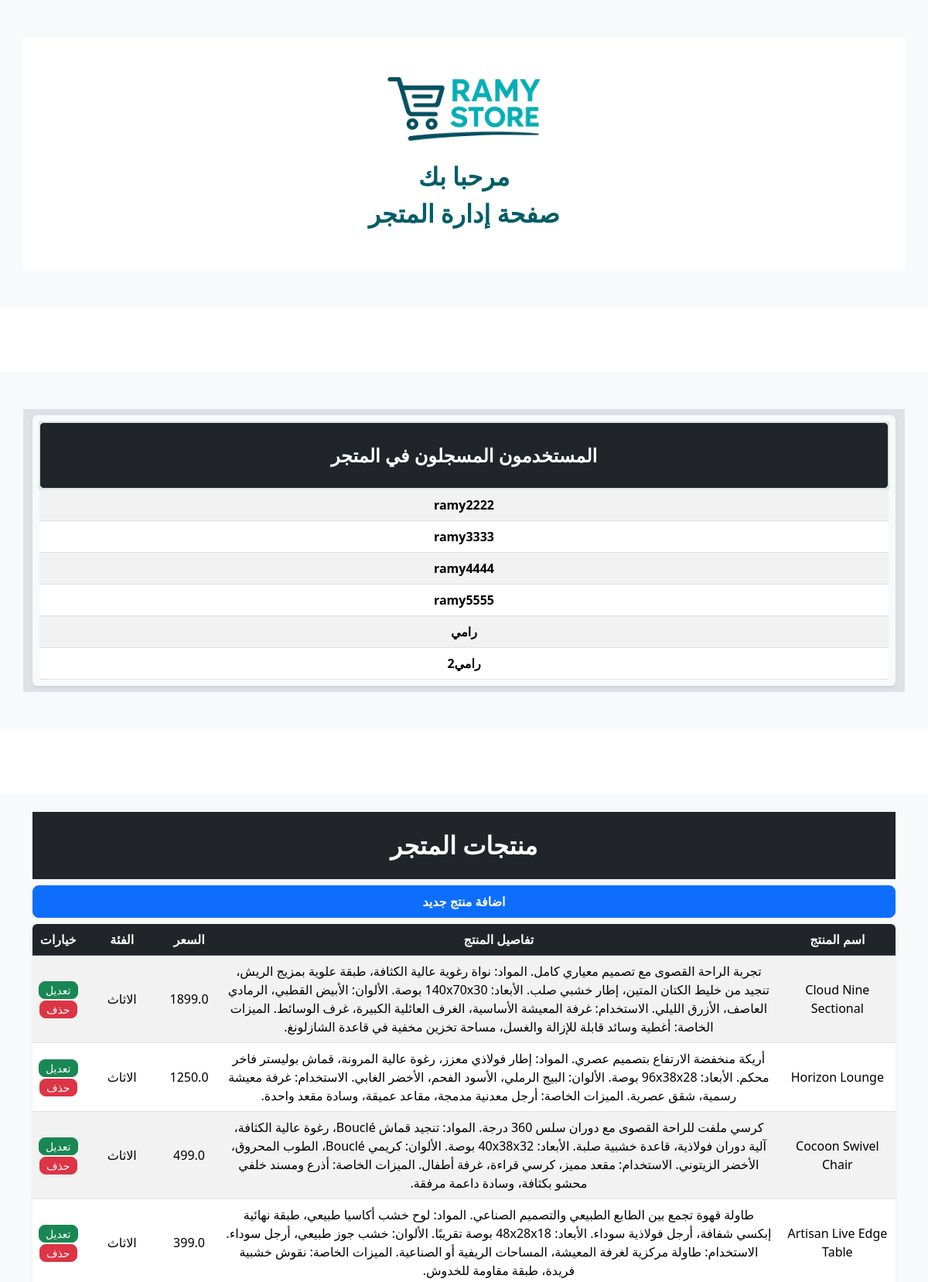
The page /admin/ (signed in, upper part) on the database its author committed.
### tables this page shows
CREATE TABLE user (
  id INTEGER PRIMARY KEY AUTOINCREMENT,
  username TEXT UNIQUE NOT NULL,
  password TEXT NOT NULL
);

CREATE TABLE products (
    product_id   INTEGER PRIMARY KEY AUTOINCREMENT,
    name         TEXT    NOT NULL,
    price        REAL    NOT NULL,
    image_url        TEXT    NOT NULL,
    category     TEXT    NOT NULL,
    details      TEXT
);

### Ramy_Store/admin.py (the view)
@bp.route('/')
@login_required
def index():
    db = get_db()
    user_name = db.execute("SELECT username FROM user WHERE id = ?", (g.user['id'],)).fetchone()
    users = db.execute("SELECT username FROM user").fetchall()
    products = db.execute(
        'SELECT product_id,name, price, category, details'
        ' FROM products'
    ).fetchall()
    return render_template("admin/index.html", user_name=user_name, users=users, products=products)

### Ramy_Store/auth.py (called while the page is built)
@bp.before_app_request
def load_logged_in_user():
    user_id = session.get('user_id')
    if user_id is None:
        g.user = None
    else:
        g.user = get_db().execute(
            'SELECT * FROM user WHERE id = ?', (user_id,)
        ).fetchone()

def login_required(view):
    @functools.wraps(view)
    def wrapped_view(**kwargs):
        if g.user is None:
            return redirect(url_for('auth.login'))
        return view(**kwargs)
    return wrapped_view

### Ramy_Store/db.py (called while the page is built)
def get_db():
    if 'db' not in g:
        g.db = sqlite3.connect(
            current_app.config['DATABASE'],
            detect_types=sqlite3.PARSE_DECLTYPES
        )
        g.db.row_factory = sqlite3.Row
    return g.db

### Ramy_Store/templates/admin/index.html (shortened to what this page needs)
<!DOCTYPE html>
<html lang="ar" dir="rtl">
<head>
    <link rel="stylesheet" href="{{ url_for('static', filename='css/bootstrap.min.css') }}">
</head>
<body dir="rtl" class="bg-light">
    <div class="container my-5" style="background-color: #FFFFFF;">
        <div class="logo-container" style="background-color: #FFFFFF;">
            <a href="{{url_for('store.index')}}">
                <img src="{{ url_for('static', filename='images/logo.png') }}" alt="Logo">
            </a>
            <div class="logo-text" style="color: #005d66;">
                <span class="fs-2">مرحبا بك</span> <br> صفحة إدارة المتجر
            </div>
        </div>
    </div>
    <div class="section-divider">
        <svg viewBox="0 0 1440 100">
            <path fill="#ffffff" d="M0,0 L1440,0 L1440,100 L0,100 Z"></path>
        </svg>
    </div>
    <section class="container-fluid py-5 bg-light" style="background-color: #dee2e6;">
        <div class="container py-2" style="background-color: #dee2e6;">
            <div class="table-responsive shadow-sm rounded  p-2 bg-light">
                <table class="table table-striped table-hover align-middle mb-0">
                    <thead class="table-dark text-center">
                        <tr>
                            <th scope="col" class="border border-2 rounded-3 py-4 fs-4"
                                style="color:#FFFFFF; font-weight:bold;">المستخدمون المسجلون في المتجر
                            </th>
                        </tr>
                    </thead>
                    <tbody class="text-center">
                        {% for user in users %}
                        <tr>
                            <td class="fw-bold">{{user['username']}}</td>
                        </tr>
                        {% endfor %}
                    </tbody>
                </table>
            </div>
        </div>
    </section>
    <div class="section-divider">
        <svg viewBox="0 0 1440 100">
            <path fill="#ffffff" d="M0,0 L1440,0 L1440,100 L0,100 Z"></path>
        </svg>
    </div>
    <section class="container-fluid py-4 bg-light">
        <div class="container">
            <div class="container-fluid bg-dark">
                <h2 class="text-center h5 py-4" style="color:#FFFFFF; font-weight: 700; font-size:2rem;">منتجات المتجر
                </h2>
            </div>
            <a href="{{ url_for('admin.create_product') }}"
                class="d-block w-100 text-center h5 py-2 rounded-3 btn btn-primary text-decoration-none"
                style="color:#FFFFFF; font-weight:700; font-size:medium;">
                اضافة منتج جديد
            </a>
            <div class="table-responsive shadow-sm rounded">
                <table class="table table-striped table-hover align-middle mb-0">
                    <thead class="table-dark text-center">
                        <tr>
                            <th scope="col">اسم المنتج</th>
                            <th scope="col">تفاصيل المنتج</th>
                            <th scope="col">السعر</th>
                            <th scope="col">الفئة</th>
                            <th scope="col">خيارات</th>
                        </tr>
                    </thead>
                    <tbody class="text-center">
                        {% for p in products%}
                        <tr>
                            <td>{{ p['name'] }}</td>
                            <td>{{ p['details'] }}</td>
                            <td>{{ p['price'] }}</td>
                            <td>{{ p['category'] | translate_category }}</td>
                            <td>
                                <a href="{{ url_for('admin.edit_product', product_id=p['product_id']) }}"
                                    class="btn btn-sm rounded-3 py-0 btn-success text-decoration-none">تعديل</a>
                                <div class="col-auto">
                                    <form id="delete-form-{{ p['product_id'] }}" class="delete-form"
                                        action="{{ url_for('admin.delete_product', product_id=p['product_id']) }}"
                                        method="POST">
                                        <button type="button" class="btn btn-sm rounded-3 py-0 btn-danger"
                                            data-bs-toggle="modal"
                                            data-bs-target="#confirmDeleteModal-{{ p['product_id'] }}">
                                            حذف
                                        </button>
                                    </form>
                                </div>
                            </td>
                        </tr>
                        {% endfor %}
                    </tbody>
                </table>
            </div>
        </div>
    </section>
</body>
</body>
</html>

### Ramy_Store/templates/admin/index.html (style rules this page uses)
.logo-container { background-color: #212529; color: white; text-align: center; padding: 50px; border-radius: 15px; }
.logo-container img { max-width: 200px; margin-bottom: 20px; }
.logo-text { font-size: 2rem; font-weight: bold; }

### rows shown on the page
user: username "ramy2222"
user: username "ramy3333"
user: username "ramy4444"
user: username "ramy5555"
user: username "رامي"
user: username "رامي2"
products: name "Cloud Nine Sectional", details "تجربة الراحة القصوى مع تصميم معياري كامل. المواد: نواة رغوية عالية الكثافة، طبقة علوية بمزيج الريش، تنجيد من خليط الكتان المتين، إطار خشبي صلب. الأبعاد: 140x70x30 بوصة. الألوان: الأبيض القطبي، الرمادي العاصف، الأزرق الليلي. الاستخدام: غرفة المعيشة الأساسية، الغرف العائلية الكبيرة، غرف الوسائط. الميزات الخاصة: أغطية وسائد قابلة للإزالة والغسل، مساحة تخزين مخفية في قاعدة الشازلونغ.", price "1899.0", category|translate_category "الاثاث"
products: name "Horizon Lounge", details "أريكة منخفضة الارتفاع بتصميم عصري. المواد: إطار فولاذي معزز، رغوة عالية المرونة، قماش بوليستر فاخر محكم. الأبعاد: 96x38x28 بوصة. الألوان: البيج الرملي، الأسود الفحم، الأخضر الغابي. الاستخدام: غرفة معيشة رسمية، شقق عصرية. الميزات الخاصة: أرجل معدنية مدمجة، مقاعد عميقة، وسادة مقعد واحدة.", price "1250.0", category|translate_category "الاثاث"
products: name "Cocoon Swivel Chair", details "كرسي ملفت للراحة القصوى مع دوران سلس 360 درجة. المواد: تنجيد قماش Bouclé، رغوة عالية الكثافة، آلية دوران فولاذية، قاعدة خشبية صلبة. الأبعاد: 40x38x32 بوصة. الألوان: كريمي Bouclé، الطوب المحروق، الأخضر الزيتوني. الاستخدام: مقعد مميز، كرسي قراءة، غرفة أطفال. الميزات الخاصة: أذرع ومسند خلفي محشو بكثافة، وسادة داعمة مرفقة.", price "499.0", category|translate_category "الاثاث"
products: name "Artisan Live Edge Table", details "طاولة قهوة تجمع بين الطابع الطبيعي والتصميم الصناعي. المواد: لوح خشب أكاسيا طبيعي، طبقة نهائية إبكسي شفافة، أرجل فولاذية سوداء. الأبعاد: 48x28x18 بوصة تقريبًا. الألوان: خشب جوز طبيعي، أرجل سوداء. الاستخدام: طاولة مركزية لغرفة المعيشة، المساحات الريفية أو الصناعية. الميزات الخاصة: نقوش خشبية فريدة، طبقة مقاومة للخدوش.", price "399.0", category|translate_category "الاثاث"
